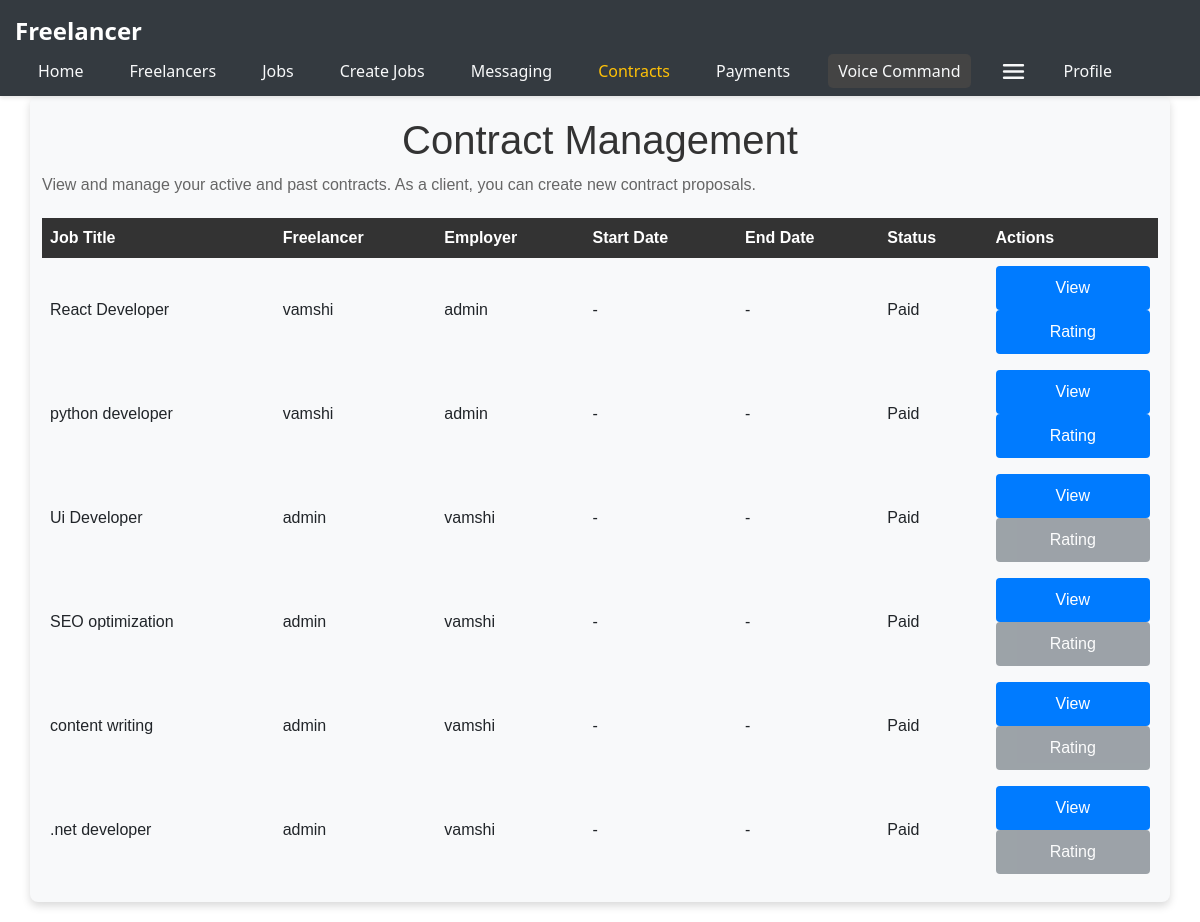
Page /contractManagement (signed in) on the committed database.
### app.py (models this page shows)
class Contract(db.Model):
    id = db.Column(db.Integer, primary_key=True)
    terms = db.Column(db.Text)
    start_date = db.Column(db.DateTime)
    end_date = db.Column(db.DateTime)
    status = db.Column(db.String(50))
    job_id = db.Column(db.Integer, db.ForeignKey('job.id'))
    job = db.relationship('Job', backref=db.backref('contracts', lazy=True))
    freelancer_id = db.Column(db.Integer, db.ForeignKey('user.id'))
    freelancer = db.relationship('User', foreign_keys=[freelancer_id], backref=db.backref('freelance_contracts', lazy=True))
    employer_id = db.Column(db.Integer, db.ForeignKey('user.id'))
    employer = db.relationship('User', foreign_keys=[employer_id], backref=db.backref('employer_contracts', lazy=True))

class Job(db.Model):
    id = db.Column(db.Integer, primary_key=True)
    title = db.Column(db.String(120), nullable=False)
    description = db.Column(db.Text, nullable=False)
    budget = db.Column(db.String(120), nullable=False)
    duration = db.Column(db.String(120))
    experience_level = db.Column(db.String(120))
    skills = db.Column(db.String(120))
    category_id = db.Column(db.Integer, db.ForeignKey('category.id'))
    category = db.relationship('Category', backref='jobs')
    employer_id = db.Column(db.Integer, db.ForeignKey('user.id'), nullable=False)

class User(db.Model):
    id = db.Column(db.Integer, primary_key=True)
    email = db.Column(db.String(120), unique=True, nullable=False)
    name = db.Column(db.String(100), nullable=False)
    password = db.Column(db.String(60), nullable=False)
    minimum_rate = db.Column(db.Float, nullable=True)
    skills = db.Column(db.String(500), nullable=True)
    jobs = db.relationship('Job', backref='author', lazy=True)
    rating = db.Column(db.Float, nullable=True, default=0.0)
    rating_count = db.Column(db.Integer, default=0)

### app.py (the view)
@app.route('/contractManagement')
def contract_management():
    user_id = session.get('user_id')  # Step 2: Get user ID from session
    if not user_id:
        flash('You need to login to view this page.', 'info')  # Step 1: Check if the user is logged in
        return redirect(url_for('login'))
    user = User.query.get(user_id)
    if not user:
        flash('User not found.', 'error')
        return redirect(url_for('login'))
    contracts = user.freelance_contracts + user.employer_contracts
    flash('Contract status has been updated', 'info')
    return render_template('contractManagement.html', contracts=contracts, user=user)

### templates/contractManagement.html (shortened to what this page needs)
{% extends 'nav.html' %} {% block title %}Contract Management{% endblock %} {%
block content %}
<main class="container">
  <h1>Contract Management</h1>
  <p>
    View and manage your active and past contracts. As a client, you can create
    new contract proposals.
  </p>
  <table>
    <thead>
      <tr>
        <th>Job Title</th>
        <th>Freelancer</th>
        <th>Employer</th>
        <th>Start Date</th>
        <th>End Date</th>
        <th>Status</th>
        <th>Actions</th>
      </tr>
    </thead>
    <tbody>
      {% for contract in contracts %}
      <tr data-contract-id="{{ contract.id }}">
        <td>{{ contract.job.title }}</td>
        <td>{{ contract.freelancer.name }}</td>
        <td>{{ contract.employer.name }}</td>
        <td>
          {{ contract.start_date.strftime('%Y-%m-%d') if contract.start_date
          else '-' }}
        </td>
        <td>
          {{ contract.end_date.strftime('%Y-%m-%d') if contract.end_date else
          '-' }}
        </td>
        <td id="status-{{ contract.id }}">{{ contract.status }}</td>
        <td>
          <button
            class="btn btn-primary"
            data-role="{{ 'employer' if contract.employer_id == user.id else 'freelancer' }}"
            onclick="showActionPopup('{{ contract.id }}', this.getAttribute('data-role'))"
          >
            View
          </button>
          <button
            class="btn btn-secondary rating-btn"
            id="rating-btn-{{ contract.id }}"
            data-contract-status="{{ contract.status }}"
            data-user-id="{{ user.id }}"
            data-employer-id="{{ contract.employer_id }}"
            data-freelancer-id="{{ contract.freelancer_id }}"
            onclick="showRatingPopup('{{ contract.id }}', this.getAttribute('data-role'))"
          >
            Rating
          </button>
        </td>
      </tr>
      {% else %}
      <tr>
        <td colspan="7">No contracts found.</td>
      </tr>
      {% endfor %}
    </tbody>
  </table>
</main>
{% endblock %}

### static/styles.css (style rules this page uses)
body { font-family: "Helvetica Neue", Helvetica, Arial, sans-serif; background-color: #f8f9fa; color: #212529; margin: 0; padding: 0; }
.btn-primary { background-color: #007bff; color: #ffffff; }
.btn-secondary { background-color: #6c757d; color: #ffffff; }
.container, .createjobscontainer { max-width: 800px; margin: auto; padding: 20px; background-color: #ffffff; border-radius: 8px; box-shadow: 0 4px 8px rgba(0, 0, 0, 0.15); font-family: Arial, sans-serif; }
.container h1 { color: #333; text-align: center; }
.container p { color: #666; line-height: 1.6; margin-bottom: 10px; }
.container, .createjobscontainer form { background-color: #f8f9fa; padding: 20px; border-radius: 8px; margin-bottom: 20px; }
.container button { background-color: #007bff; color: white; border: none; padding: 10px 20px; border-radius: 4px; cursor: pointer; display: block; width: 100%; }
table { width: 100%; border-collapse: collapse; margin-top: 20px; }
th, td { border: 1px solid #ddd; padding: 8px; text-align: left; }
th { background-color: #333; color: white; }
button { padding: 5px 10px; background-color: #0056b3; color: white; border: none; cursor: pointer; }
.btn-primary { color: #fff; background-color: #007bff; border-color: #007bff; }

### rows in the picture
Contract: job "React Developer", freelancer.name "vamshi", employer.name "admin", start_date "-", end_date "-", status "Paid"
Contract: job "python developer", freelancer.name "vamshi", employer.name "admin", start_date "-", end_date "-", status "Paid"
Contract: job "Ui Developer", freelancer.name "admin", employer.name "vamshi", start_date "-", end_date "-", status "Paid"
Contract: job "SEO optimization", freelancer.name "admin", employer.name "vamshi", start_date "-", end_date "-", status "Paid"
Contract: job "content writing", freelancer.name "admin", employer.name "vamshi", start_date "-", end_date "-", status "Paid"
Contract: job ".net developer", freelancer.name "admin", employer.name "vamshi", start_date "-", end_date "-", status "Paid"
